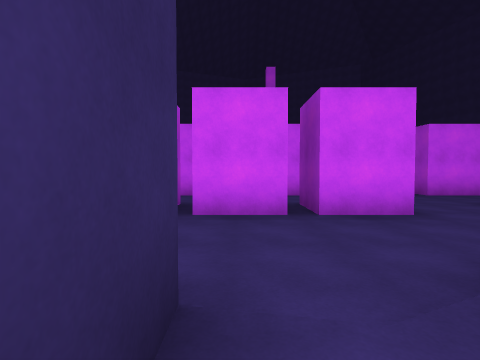
[1] (above)

24 first-person views from a walk through a scene from a Unity 3-D project. The camera is 1.3 m above the floor, tilts 2° down and sees 80° across. The floor is counted in squares, 2 m on a side. Each view is taken from the middle of a square. On the plan, view 1 faces up. The plan holds only what a view shows up to about 9 squares ahead; the rest is blank. The place goes on beyond the plan. The player character is not drawn.

[2]
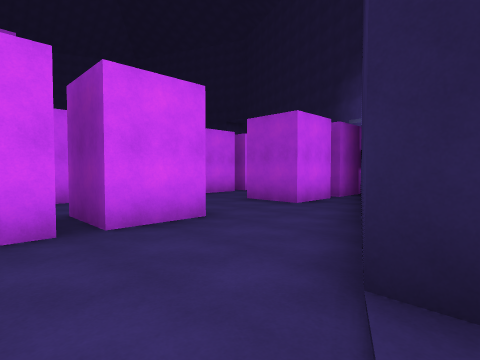

[3]
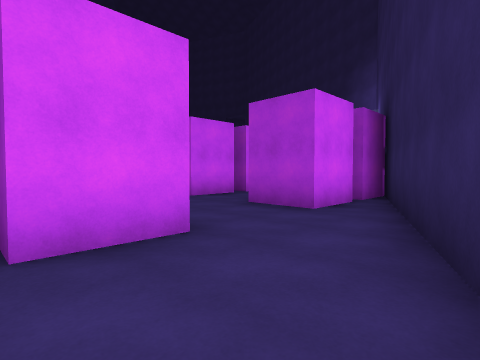

[4]
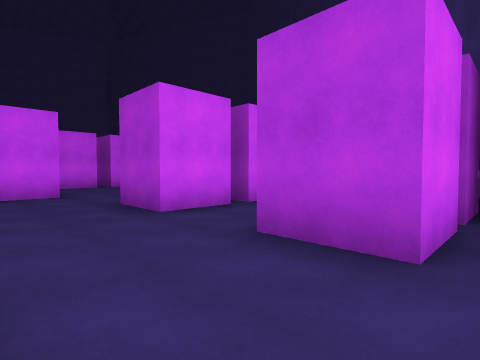

[5]
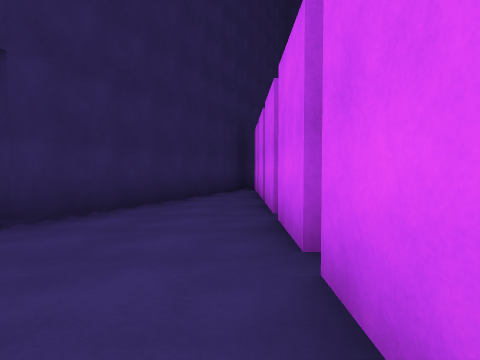

[6]
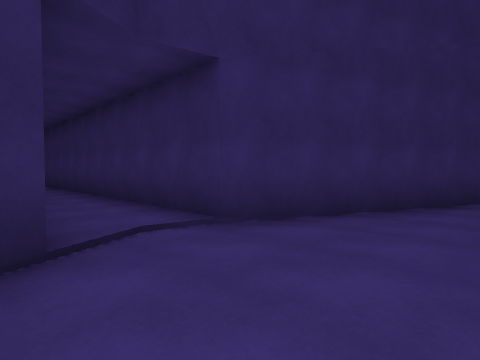

[7]
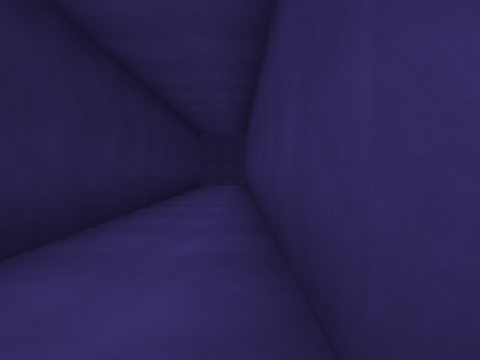

[8]
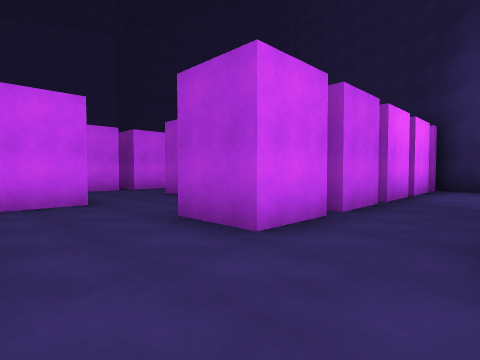

[9]
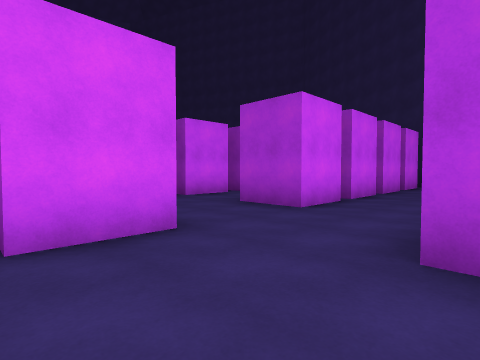

[10]
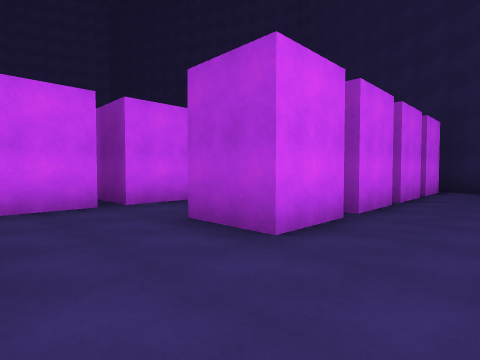

[11]
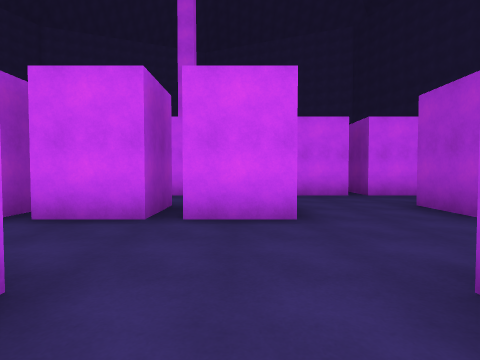

[12]
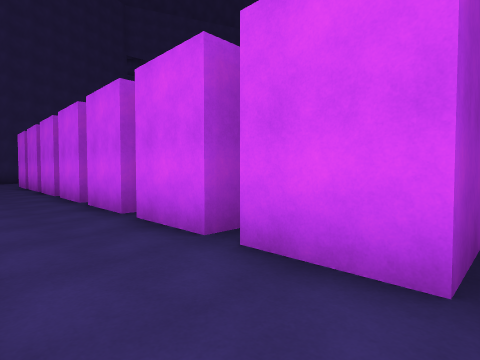

[13]
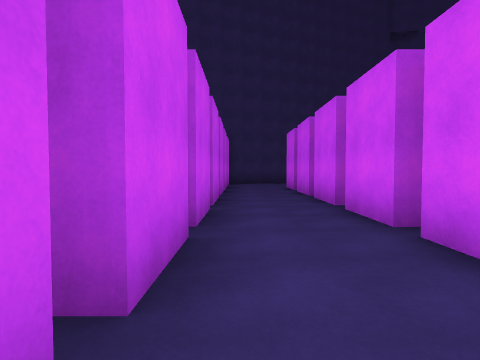

[14]
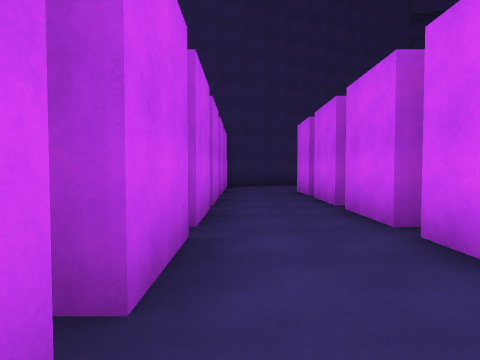

[15]
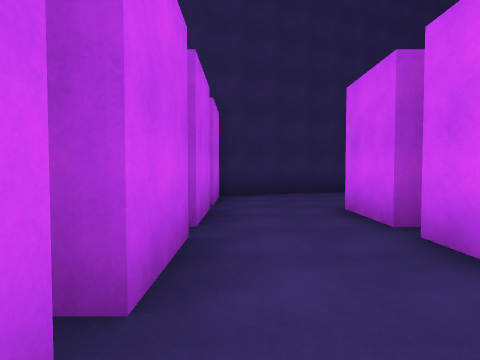

[16]
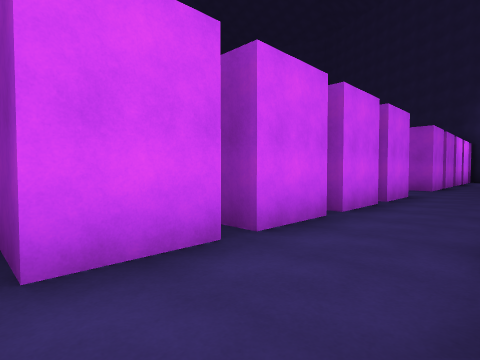

[17]
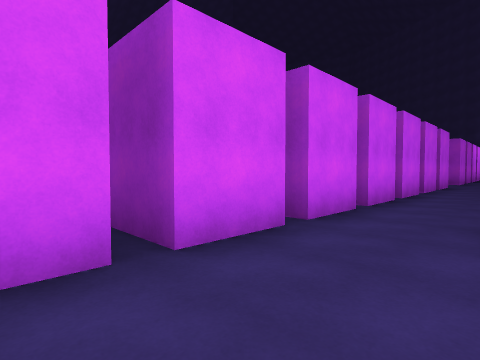

[18]
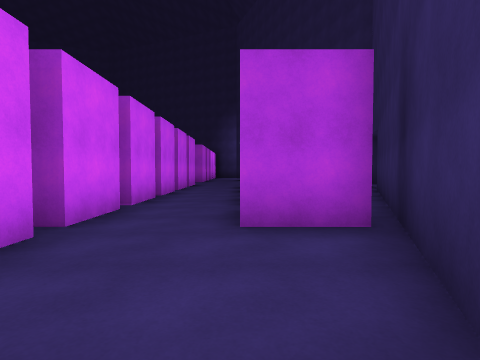

[19]
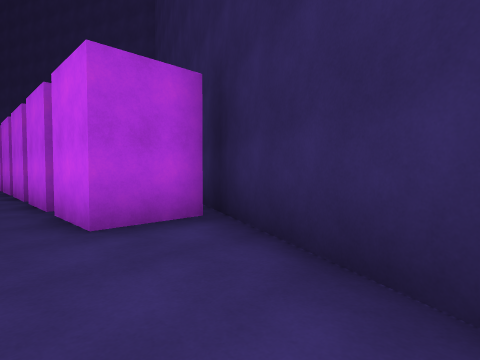

[20]
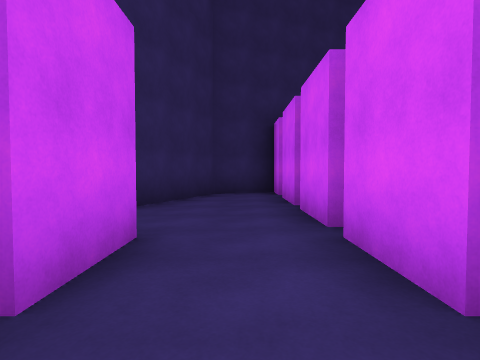

[21]
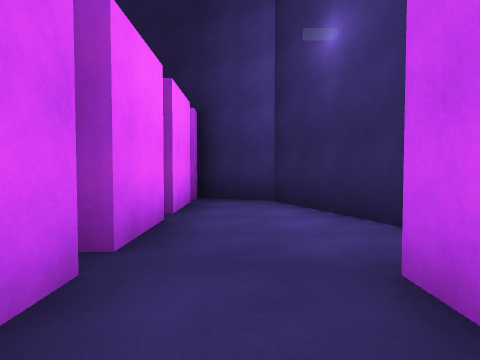

[22]
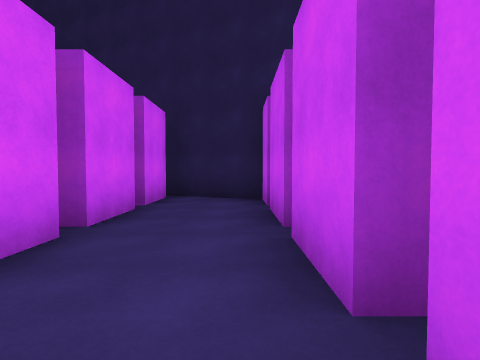

[23]
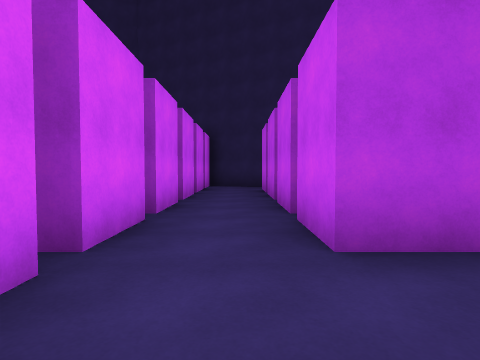

[24]
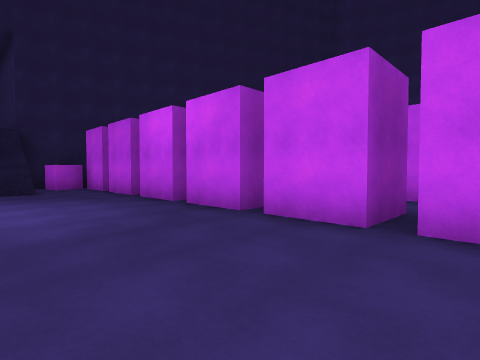

### Floor plan
Key: @ floor where view 1 was taken; # wall or solid block; . main floor; : floor 0.25 m higher than the main floor; / step, stairs or slope.
Columns run from 15 left of view 1 to 16 right of it. Each row starts with its distance up from view 1.
 20                      ......
 19                      .........//
 18                      ...........
 17                      ...........
 16                  #   #.#.#.#.# #
 15                  .. ..........
 14                   . ..........
 13 #..            # #. ...#.#.#.#
 12 ##...#.#.#.#.#.#.#.#...#.#.#.##
 11  #............................#
 10  #............................#
  9  ###.#.#.#.#.#.#.#...#.#.#.#.##
  8   ##.#.#.#.#.#.#.#...#.#.#.#.#
  7    #.........................#
  6    ##......................###
  5     ###..#.#.#.#.#...### ###
  4       ####............##
  3          ###........###
  2            ###...####
  1              ##:/#
  0               #@:#
 -1               #::#
 -2               #::#
 -3               #::#
 -4               #::#
 -5               #::#
 -6               #::#

Positions as (right, up) in squares from view 1, and headings:
1: (0, 0), facing up
2: (0, 1), facing up-right
3: (1, 2), facing up-right
4: (3, 4), facing up-right
5: (3, 4), facing left
6: (2, 4), facing down-left
7: (0, 2), facing down
8: (3, 6), facing up-right
9: (3, 9), facing up-right
10: (5, 10), facing up-right
11: (4, 8), facing up
12: (3, 10), facing up-left
13: (0, 10), facing left
14: (-2, 10), facing left
15: (-6, 10), facing left
16: (-5, 6), facing up-right
17: (-10, 6), facing up-right
18: (-10, 6), facing right
19: (-10, 7), facing down-right
20: (-4, 7), facing left
21: (7, 7), facing right
22: (8, 10), facing right
23: (5, 14), facing right
24: (6, 20), facing down-right
